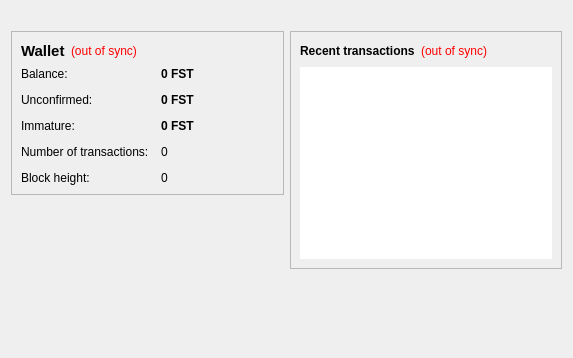
<?xml version="1.0" encoding="UTF-8"?>
<ui version="4.0">
 <class>OverviewPage</class>
 <widget class="QWidget" name="OverviewPage">
  <property name="geometry">
   <rect>
    <x>0</x>
    <y>0</y>
    <width>573</width>
    <height>342</height>
   </rect>
  </property>
  <property name="windowTitle">
   <string>Form</string>
  </property>

  <layout class="QVBoxLayout" name="topLayout">
   <item>
    <widget class="QLabel" name="labelAlerts">
     <property name="visible">
      <bool>false</bool>
     </property>
     <property name="wordWrap">
      <bool>true</bool>
     </property>
     <property name="margin">
      <number>3</number>
     </property>
    </widget>
   </item>

<item>
  <layout class="QHBoxLayout" name="horizontalLayout" stretch="1,1">
   <item>
    <layout class="QVBoxLayout" name="verticalLayout_2">
     <item>
      <widget class="QFrame" name="frame">
       <property name="frameShape">
        <enum>QFrame::StyledPanel</enum>
       </property>
       <property name="frameShadow">
        <enum>QFrame::Raised</enum>
       </property>
       <layout class="QVBoxLayout" name="verticalLayout_4">
        <item>
         <layout class="QHBoxLayout" name="horizontalLayout_4">
          <item>
           <widget class="QLabel" name="label_5">
            <property name="font">
             <font>
              <pointsize>11</pointsize>
              <weight>75</weight>
              <bold>true</bold>
             </font>
            </property>
            <property name="text">
             <string>Wallet</string>
            </property>
           </widget>
          </item>
          <item>
           <widget class="QLabel" name="labelWalletStatus">
            <property name="toolTip">
             <string>The displayed information may be out of date. Your wallet automatically synchronizes with the Fastcoin network after a connection is established, but this process has not completed yet.</string>
            </property>
            <property name="styleSheet">
             <string notr="true">QLabel { color: red; }</string>
            </property>
            <property name="text">
             <string notr="true">(out of sync)</string>
            </property>
            <property name="alignment">
             <set>Qt::AlignLeading|Qt::AlignLeft|Qt::AlignVCenter</set>
            </property>
           </widget>
          </item>
          <item>
           <spacer name="horizontalSpacer_2">
            <property name="orientation">
             <enum>Qt::Horizontal</enum>
            </property>
            <property name="sizeHint" stdset="0">
             <size>
              <width>40</width>
              <height>20</height>
             </size>
            </property>
           </spacer>
          </item>
         </layout>
        </item>
        <item>
         <layout class="QFormLayout" name="formLayout_2">
          <property name="fieldGrowthPolicy">
           <enum>QFormLayout::AllNonFixedFieldsGrow</enum>
          </property>
          <property name="horizontalSpacing">
           <number>12</number>
          </property>
          <property name="verticalSpacing">
           <number>12</number>
          </property>
          <item row="0" column="0">
           <widget class="QLabel" name="label">
            <property name="text">
             <string>Balance:</string>
            </property>
           </widget>
          </item>
          <item row="0" column="1">
           <widget class="QLabel" name="labelBalance">
            <property name="font">
             <font>
              <weight>75</weight>
              <bold>true</bold>
             </font>
            </property>
            <property name="cursor">
             <cursorShape>IBeamCursor</cursorShape>
            </property>
            <property name="toolTip">
             <string>Your current balance</string>
            </property>
            <property name="text">
             <string notr="true">0 FST</string>
            </property>
            <property name="textInteractionFlags">
             <set>Qt::LinksAccessibleByMouse|Qt::TextSelectableByKeyboard|Qt::TextSelectableByMouse</set>
            </property>
           </widget>
          </item>
          <item row="2" column="0">
           <widget class="QLabel" name="label_3">
            <property name="text">
             <string>Unconfirmed:</string>
            </property>
           </widget>
          </item>
          <item row="2" column="1">
           <widget class="QLabel" name="labelUnconfirmed">
            <property name="font">
             <font>
              <weight>75</weight>
              <bold>true</bold>
             </font>
            </property>
            <property name="cursor">
             <cursorShape>IBeamCursor</cursorShape>
            </property>
            <property name="toolTip">
             <string>Total of transactions that have yet to be confirmed, and do not yet count toward the current balance</string>
            </property>
            <property name="text">
             <string notr="true">0 FST</string>
            </property>
            <property name="textInteractionFlags">
             <set>Qt::LinksAccessibleByMouse|Qt::TextSelectableByKeyboard|Qt::TextSelectableByMouse</set>
            </property>
           </widget>
          </item>
          <item row="3" column="0">
           <widget class="QLabel" name="labelImmatureText">
            <property name="text">
             <string>Immature:</string>
            </property>
           </widget>
          </item>
          <item row="3" column="1">
           <widget class="QLabel" name="labelImmature">
            <property name="font">
             <font>
              <weight>75</weight>
              <bold>true</bold>
             </font>
            </property>
            <property name="toolTip">
             <string>Mined balance that has not yet matured</string>
            </property>
            <property name="text">
             <string notr="true">0 FST</string>
            </property>
            <property name="textInteractionFlags">
             <set>Qt::LinksAccessibleByMouse|Qt::TextSelectableByKeyboard|Qt::TextSelectableByMouse</set>
            </property>
           </widget>
          </item>
          <item row="4" column="0">
           <widget class="QLabel" name="label_2">
            <property name="text">
             <string>Number of transactions:</string>
            </property>
           </widget>
          </item>
          <item row="4" column="1">
           <widget class="QLabel" name="labelNumTransactions">
            <property name="toolTip">
             <string>Total number of transactions in wallet</string>
            </property>
            <property name="text">
             <string notr="true">0</string>
            </property>
           </widget>
          </item>
          <item row="5" column="0">
           <widget class="QLabel" name="label_height">
            <property name="text">
             <string>Block height:</string>
            </property>
           </widget>
          </item>
          <item row="5" column="1">
           <widget class="QLabel" name="blockHeight">
            <property name="toolTip">
             <string>current block height in sync</string>
            </property>
            <property name="text">
             <string notr="true">0</string>
            </property>
           </widget>
          </item>
         </layout>
        </item>
       </layout>
      </widget>
     </item>

     <item>
      <widget class="QWidget" name="widget" native="true">
       <layout class="QVBoxLayout" name="verticalLayout_6">
        <item>
         <spacer name="verticalSpacer">
          <property name="orientation">
           <enum>Qt::Vertical</enum>
          </property>
          <property name="sizeHint" stdset="0">
           <size>
            <width>20</width>
            <height>40</height>
           </size>
          </property>
         </spacer>
        </item>
        <item>
         <layout class="QHBoxLayout" name="horizontalLayout_3">
          <item>
           <spacer name="horizontalSpacer_3">
            <property name="orientation">
             <enum>Qt::Horizontal</enum>
            </property>
            <property name="sizeHint" stdset="0">
             <size>
              <width>40</width>
              <height>20</height>
             </size>
            </property>
           </spacer>
          </item>
          <item>
           <widget class="QPushButton" name="HomeButton">
            <property name="toolTip">
             <string> Click to go to Fastcoin Home page. </string>
            </property>
            <property name="minimumSize">
             <size>
              <width>128</width>
              <height>128</height>
             </size>
            </property>
            <property name="maximumSize">
             <size>
              <width>128</width>
              <height>128</height>
             </size>
            </property>
            <property name="cursor">
             <cursorShape>PointingHandCursor</cursorShape>
            </property>
            <property name="text">
             <string/>
            </property>
            <property name="icon">
             <iconset resource="../bitcoin.qrc">
              <normaloff>:/icons/logo-128</normaloff>:/icons/logo-128</iconset>
            </property>
            <property name="iconSize">
             <size>
              <width>128</width>
              <height>128</height>
             </size>
            </property>
            <property name="flat">
             <bool>true</bool>
            </property>
           </widget>
          </item>
          <item>
           <spacer name="horizontalSpacer_4">
            <property name="orientation">
             <enum>Qt::Horizontal</enum>
            </property>
            <property name="sizeHint" stdset="0">
             <size>
              <width>40</width>
              <height>20</height>
             </size>
            </property>
           </spacer>
          </item>
         </layout>
        </item>
        <item>
         <spacer name="verticalSpacer_2">
          <property name="orientation">
           <enum>Qt::Vertical</enum>
          </property>
          <property name="sizeHint" stdset="0">
           <size>
            <width>20</width>
            <height>40</height>
           </size>
          </property>
         </spacer>
        </item>
       </layout>
      </widget>
     </item>
    </layout>
   </item>

   <item>
    <layout class="QVBoxLayout" name="verticalLayout_3">
     <item>
      <widget class="QFrame" name="frame_2">
       <property name="frameShape">
        <enum>QFrame::StyledPanel</enum>
       </property>
       <property name="frameShadow">
        <enum>QFrame::Raised</enum>
       </property>
       <layout class="QVBoxLayout" name="verticalLayout">
        <item>
         <layout class="QHBoxLayout" name="horizontalLayout_2">
          <item>
           <widget class="QLabel" name="label_4">
            <property name="text">
             <string>&lt;b&gt;Recent transactions&lt;/b&gt;</string>
            </property>
           </widget>
          </item>
          <item>
           <widget class="QLabel" name="labelTransactionsStatus">
            <property name="toolTip">
             <string>The displayed information may be out of date. Your wallet automatically synchronizes with the Fastcoin network after a connection is established, but this process has not completed yet.</string>
            </property>
            <property name="styleSheet">
             <string notr="true">QLabel { color: red; }</string>
            </property>
            <property name="text">
             <string notr="true">(out of sync)</string>
            </property>
            <property name="alignment">
             <set>Qt::AlignRight|Qt::AlignTrailing|Qt::AlignVCenter</set>
            </property>
           </widget>
          </item>
          <item>
           <spacer name="horizontalSpacer">
            <property name="orientation">
             <enum>Qt::Horizontal</enum>
            </property>
            <property name="sizeHint" stdset="0">
             <size>
              <width>40</width>
              <height>20</height>
             </size>
            </property>
           </spacer>
          </item>
         </layout>
        </item>
        <item>
         <widget class="QListView" name="listTransactions">
          <property name="frameShape">
           <enum>QFrame::NoFrame</enum>
          </property>
          <property name="verticalScrollBarPolicy">
           <enum>Qt::ScrollBarAlwaysOff</enum>
          </property>
          <property name="horizontalScrollBarPolicy">
           <enum>Qt::ScrollBarAlwaysOff</enum>
          </property>
          <property name="selectionMode">
           <enum>QAbstractItemView::NoSelection</enum>
          </property>
         </widget>
        </item>
       </layout>
      </widget>
     </item>
     <item>
      <spacer name="verticalSpacer_2">
       <property name="orientation">
        <enum>Qt::Vertical</enum>
       </property>
       <property name="sizeHint" stdset="0">
        <size>
         <width>40</width>
         <height>20</height>
        </size>
       </property>
      </spacer>
     </item>
</layout>
</item> 
   </layout>
   </item>
  </layout>
 </widget>
 <resources/>
 <connections/>
</ui>
